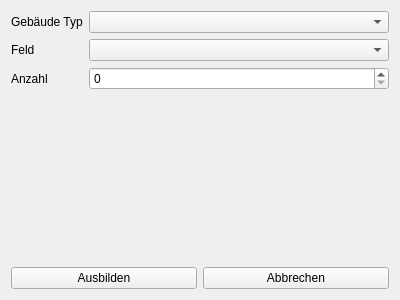
<?xml version="1.0" encoding="UTF-8"?>
<ui version="4.0">
 <class>Form</class>
 <widget class="QWidget" name="Form">
  <property name="geometry">
   <rect>
    <x>0</x>
    <y>0</y>
    <width>400</width>
    <height>300</height>
   </rect>
  </property>
  <property name="windowTitle">
   <string>Form</string>
  </property>
  <layout class="QVBoxLayout" name="verticalLayout">
   <item>
    <layout class="QFormLayout" name="formLayout">
     <item row="0" column="0">
      <widget class="QLabel" name="label">
       <property name="text">
        <string>Gebäude Typ</string>
       </property>
      </widget>
     </item>
     <item row="0" column="1">
      <widget class="QComboBox" name="comboBox"/>
     </item>
     <item row="2" column="0">
      <widget class="QLabel" name="label_2">
       <property name="text">
        <string>Anzahl</string>
       </property>
      </widget>
     </item>
     <item row="2" column="1">
      <widget class="QSpinBox" name="spinBox"/>
     </item>
     <item row="1" column="0">
      <widget class="QLabel" name="label_3">
       <property name="text">
        <string>Feld</string>
       </property>
      </widget>
     </item>
     <item row="1" column="1">
      <widget class="QComboBox" name="comboBox_2"/>
     </item>
    </layout>
   </item>
   <item>
    <spacer name="verticalSpacer">
     <property name="orientation">
      <enum>Qt::Vertical</enum>
     </property>
     <property name="sizeHint" stdset="0">
      <size>
       <width>20</width>
       <height>127</height>
      </size>
     </property>
    </spacer>
   </item>
   <item>
    <layout class="QHBoxLayout" name="horizontalLayout">
     <item>
      <widget class="QPushButton" name="pushButton">
       <property name="text">
        <string>Ausbilden</string>
       </property>
      </widget>
     </item>
     <item>
      <widget class="QPushButton" name="pushButton_2">
       <property name="text">
        <string>Abbrechen</string>
       </property>
      </widget>
     </item>
    </layout>
   </item>
  </layout>
 </widget>
 <resources/>
 <connections/>
</ui>
